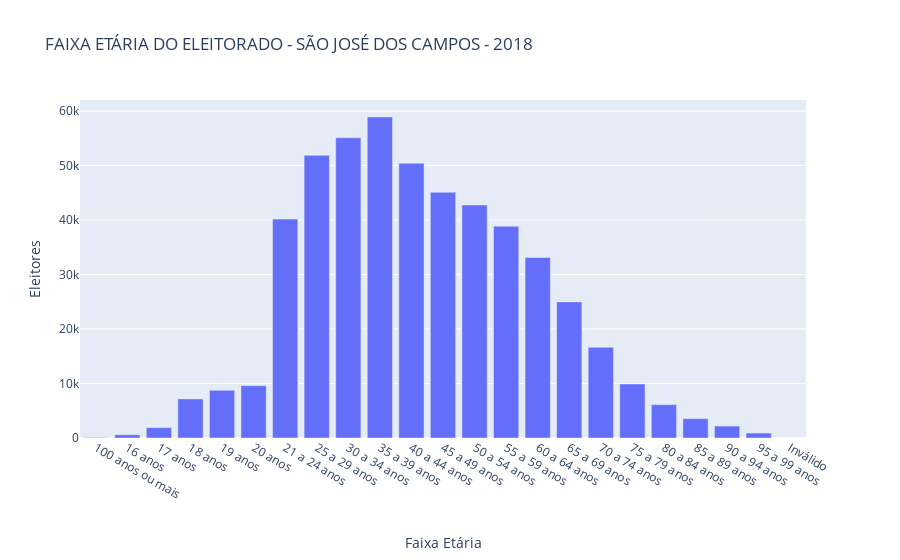

This figure's notebook cell:
### Markdown cell above
### Faixa Etária

### Code cell
total_eleitores_faixaetaria = municipio_eleitores.groupby('DS_FAIXA_ETARIA')['QT_ELEITORES_PERFIL'].sum()
fig=px.bar(total_eleitores_faixaetaria, x= total_eleitores_faixaetaria.index, y=total_eleitores_faixaetaria.values,
          title='FAIXA ETÁRIA DO ELEITORADO - ' + eleicao_municipio.upper() + " - " + str(eleicao_ano), 
          labels={'y':'Eleitores', 'DS_FAIXA_ETARIA':'Faixa Etária'})

fig.show()

### Figure 1 — Plotly figure (JSON) as saved in the notebook; plotly's stock layout.template omitted (floating-point values rounded to 4 significant figures)
{"data": [{"alignmentgroup": "True", "hovertemplate": "Faixa Etária=%{x}<br>Eleitores=%{y}<extra></extra>", "legendgroup": "", "marker": {"color": "#636efa"}, "name": "", "offsetgroup": "", "orientation": "v", "showlegend": false, "textposition": "auto", "type": "bar", "x": ["100 anos ou mais              ", "16 anos                       ", "17 anos                       ", "18 anos                       ", "19 anos                       ", "20 anos                       ", "21 a 24 anos                  ", "25 a 29 anos                  ", "30 a 34 anos                  ", "35 a 39 anos                  ", "40 a 44 anos                  ", "45 a 49 anos                  ", "50 a 54 anos                  ", "55 a 59 anos                  ", "60 a 64 anos                  ", "65 a 69 anos                  ", "70 a 74 anos                  ", "75 a 79 anos                  ", "80 a 84 anos                  ", "85 a 89 anos                  ", "90 a 94 anos                  ", "95 a 99 anos                  ", "Inválido                      "], "xaxis": "x", "y": [85, 593, 1905, 7173, 8754, 9600, 40163, 51866, 55086, 58915, 50407, 45084, 42755, 38864, 33122, 24973, 16654, 9920, 6125, 3548, 2193, 906, 2], "yaxis": "y"}], "layout": {"barmode": "relative", "legend": {"tracegroupgap": 0}, "title": {"text": "FAIXA ETÁRIA DO ELEITORADO - SÃO JOSÉ DOS CAMPOS - 2018"}, "xaxis": {"anchor": "y", "domain": [0, 1], "title": {"text": "Faixa Etária"}}, "yaxis": {"anchor": "x", "domain": [0, 1], "title": {"text": "Eleitores"}}}}
